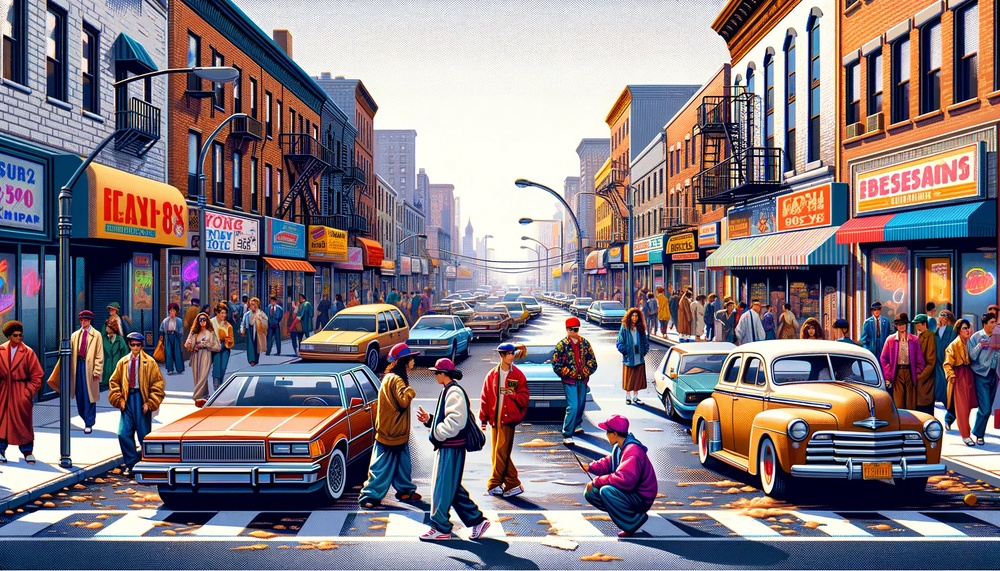
#> input picture street.jpg, 1000 x 571 px, shrunk from 1792 x 1024 before the run
$ python image_HoughLineTransform.py
#> lines starting #> are read from the running program, lines starting #| are printed output that depends on the picture; after the words box and inside, x2 and y2 are one past the last pixel; in counts of white or black regions, pixels touching at a corner belong together
import cv2
import numpy as np

# Load
image_path = 'street.jpg'
image = cv2.imread(image_path)
#> image is the input picture: shape (571, 1000, 3); mean B, G, R 127.2, 120.9, 132.6
gray = cv2.cvtColor(image, cv2.COLOR_BGR2GRAY)
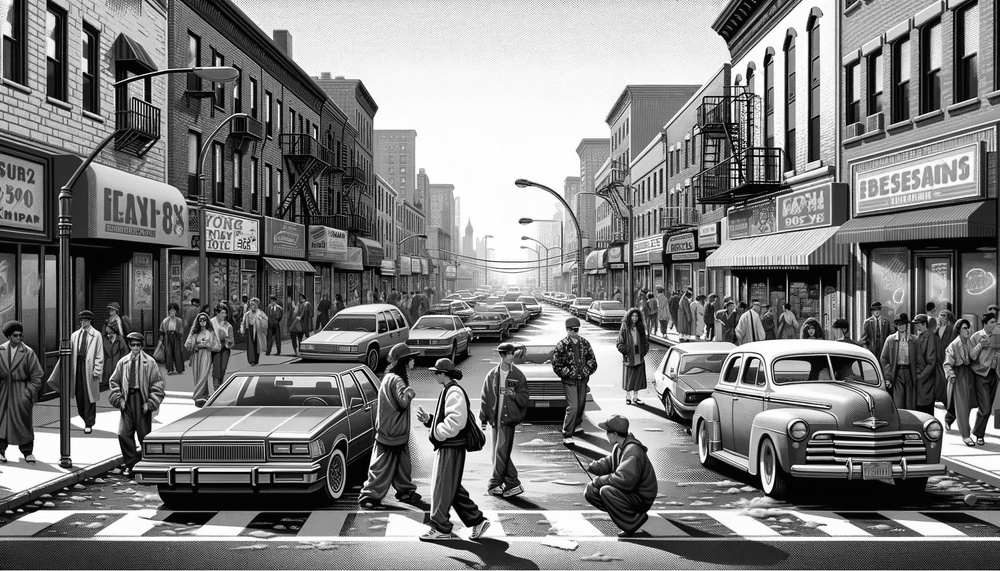
#> gray: shape (571, 1000); min 0, max 255, mean 125.1

# Gblur to make it less busy
blurred = cv2.GaussianBlur(gray, (7, 7), 0)
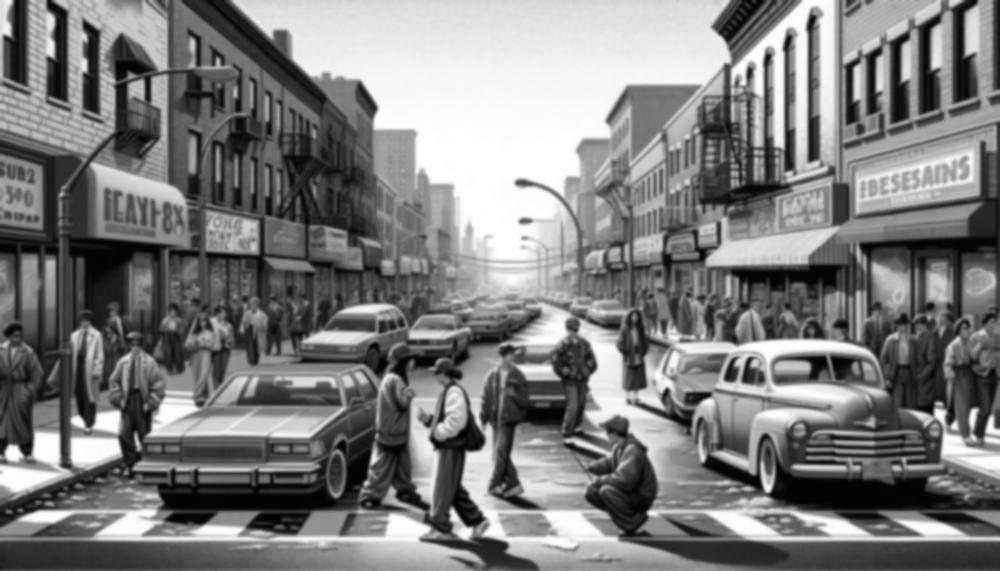
#> blurred: shape (571, 1000); min 3, max 254, mean 125

# Edge detection
edges = cv2.Canny(blurred, 50, 150, apertureSize=3)
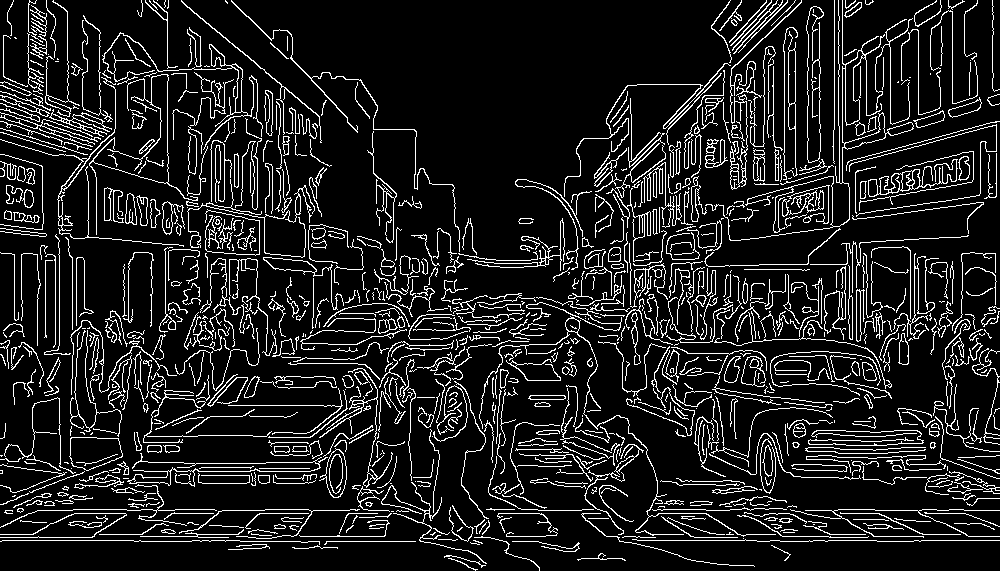
#> edges: shape (571, 1000); 11.8% white in thin lines or dots

# Hough Line Transform
lines = cv2.HoughLinesP(edges, 1, np.pi / 180, threshold=100, minLineLength=100, maxLineGap=10)
#> lines = 86 rows, first 6: [2, 540, 140, 540], [309, 510, 455, 510], [277, 536, 384, 536], [240, 541, 423, 541], [849, 203, 996, 177], [849, 214, 969, 197]

# Draw lines on og
if lines is not None:
    for line in lines:
        x1, y1, x2, y2 = line[0]
        cv2.line(image, (x1, y1), (x2, y2), (0, 0, 255), 2)
#> this loop made 86 passes
#> (x1, y1, x2, y2) on passes 1 to 12: (2, 540, 140, 540), (309, 510, 455, 510), (277, 536, 384, 536), (240, 541, 423, 541), (849, 203, 996, 177), (849, 214, 969, 197), (776, 180, 997, 121), (214, 463, 345, 461), (826, 170, 996, 124), (181, 0, 319, 116), (849, 200, 996, 174), (849, 196, 996, 168)
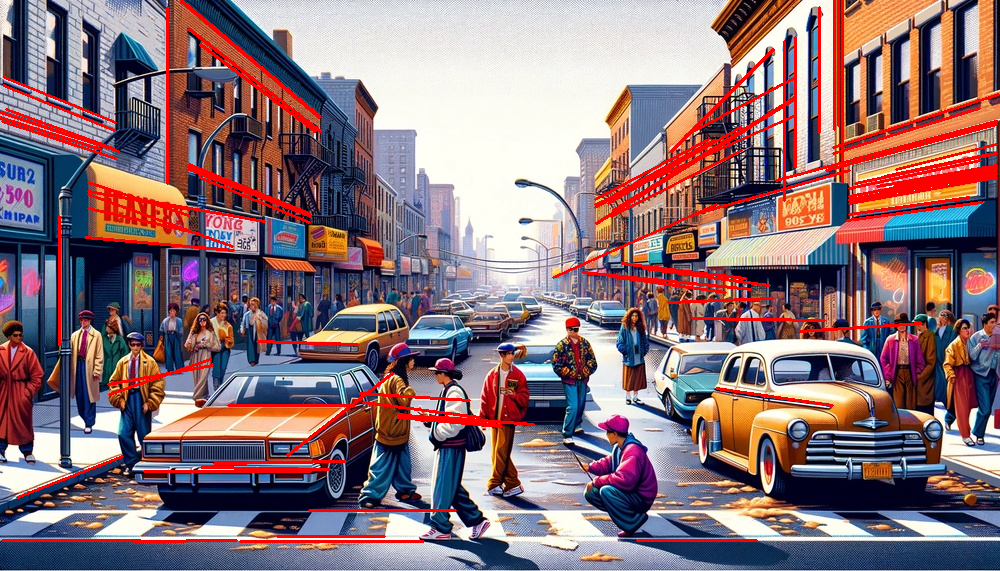
#> image: shape (571, 1000, 3); 5.46% of pixels changed, all inside (x1, y1, x2, y2) = (0, 0, 1000, 543)

# Display
cv2.imshow('Image with Lines', image)
cv2.waitKey(0)
cv2.destroyAllWindows()

$ run again, with balloons.jpg copied over street.jpg
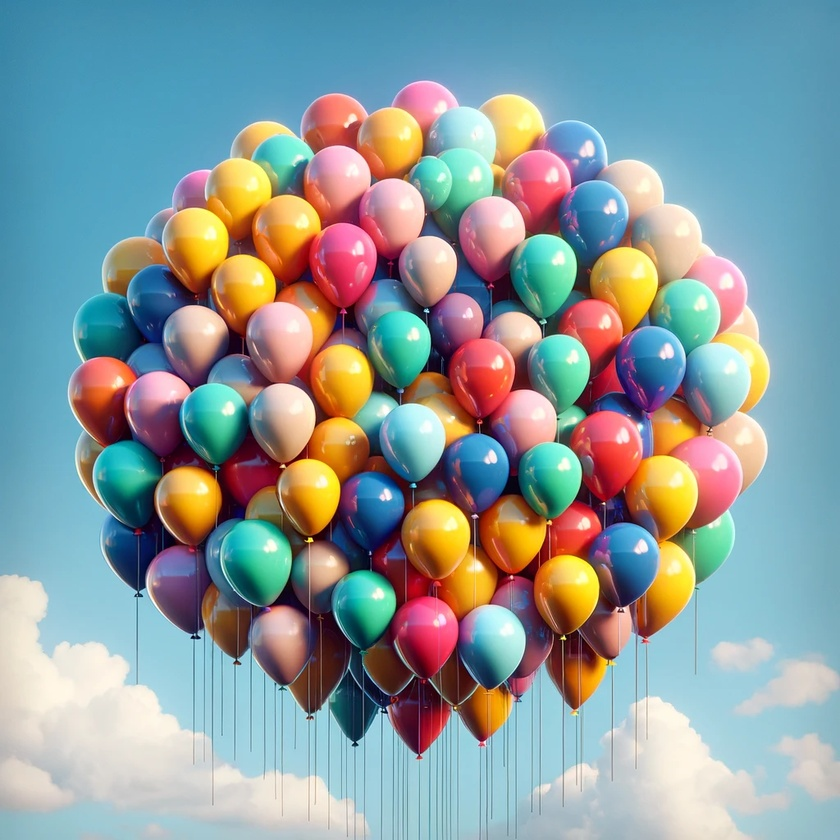
#> input picture balloons.jpg, 840 x 840 px, shrunk from 1024 x 1024 before the run
#> image is the input picture: shape (840, 840, 3); mean B, G, R 156.1, 154.7, 139.9
#> `edges = cv2.Canny(blurred, 50, 150, apertureSize=3)`:
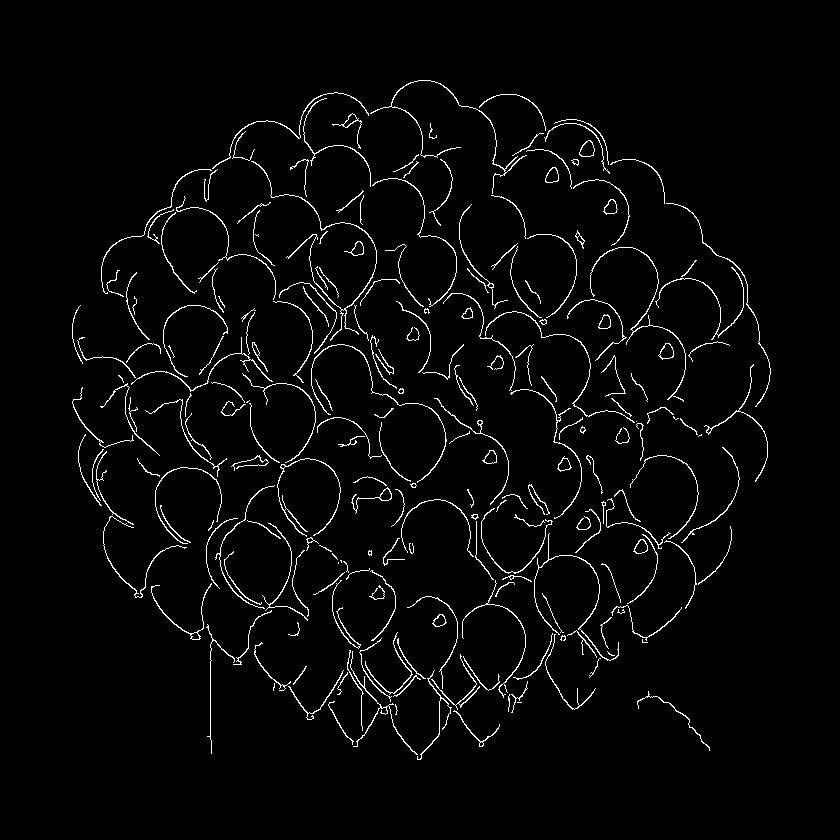
#> edges: shape (840, 840); 2.9% white in thin lines or dots, all inside (x1, y1, x2, y2) = (72, 80, 771, 760)
#> lines = [[210, 739, 210, 633]]
#> the loop `for line in lines:` made 1 pass
#> after the loop `for line in lines:`:
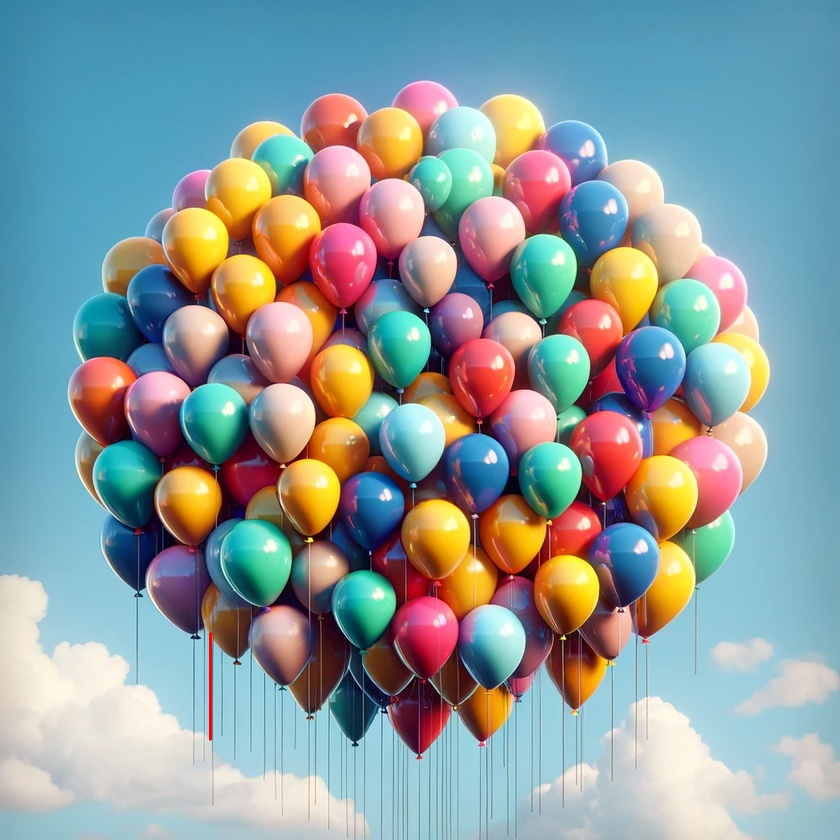
#> image: shape (840, 840, 3); 0.05% of pixels changed, all inside (x1, y1, x2, y2) = (209, 632, 212, 741)

$ run again, with green_light.jpg copied over street.jpg
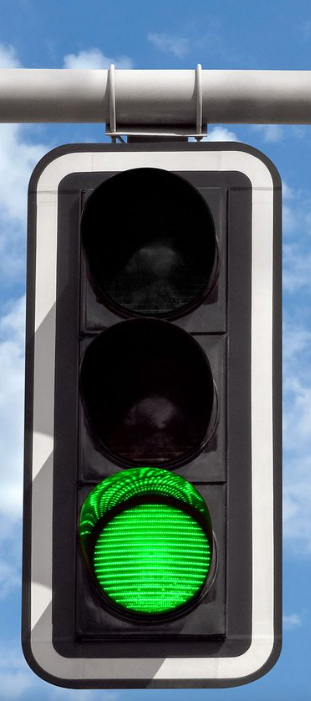
#> input picture green_light.jpg, 311 x 701 px
#> image is the input picture: shape (701, 311, 3); mean B, G, R 113.4, 109, 89.8
#> `edges = cv2.Canny(blurred, 50, 150, apertureSize=3)`:
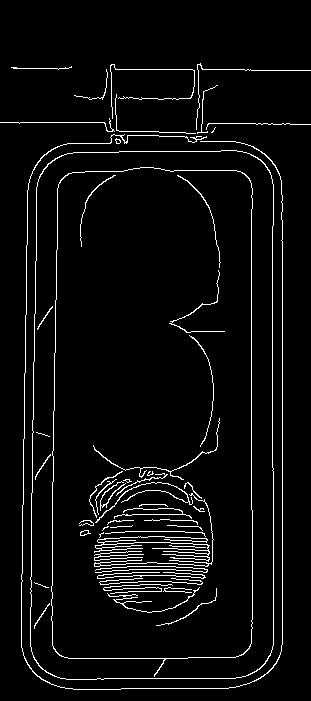
#> edges: shape (701, 311); 4.5% white in thin lines or dots, all inside (x1, y1, x2, y2) = (0, 63, 311, 690)
#> lines = 16 rows, first 6: [282, 644, 282, 195], [251, 509, 251, 209], [32, 472, 34, 314], [24, 426, 28, 183], [52, 546, 53, 433], [272, 470, 272, 226]
#> the loop `for line in lines:` made 16 passes
#> after the loop `for line in lines:`:
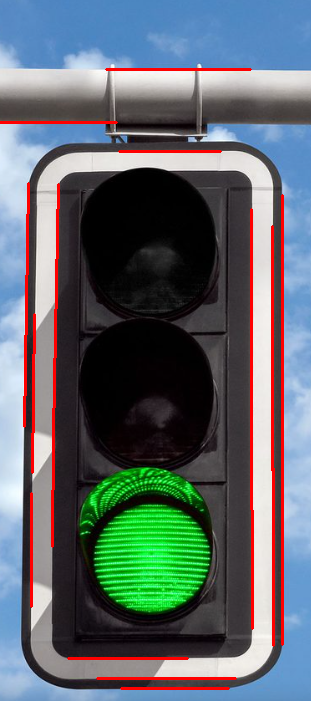
#> image: shape (701, 311, 3); 4% of pixels changed, all inside (x1, y1, x2, y2) = (0, 68, 284, 690)

$ run again, with hart.jpg copied over street.jpg
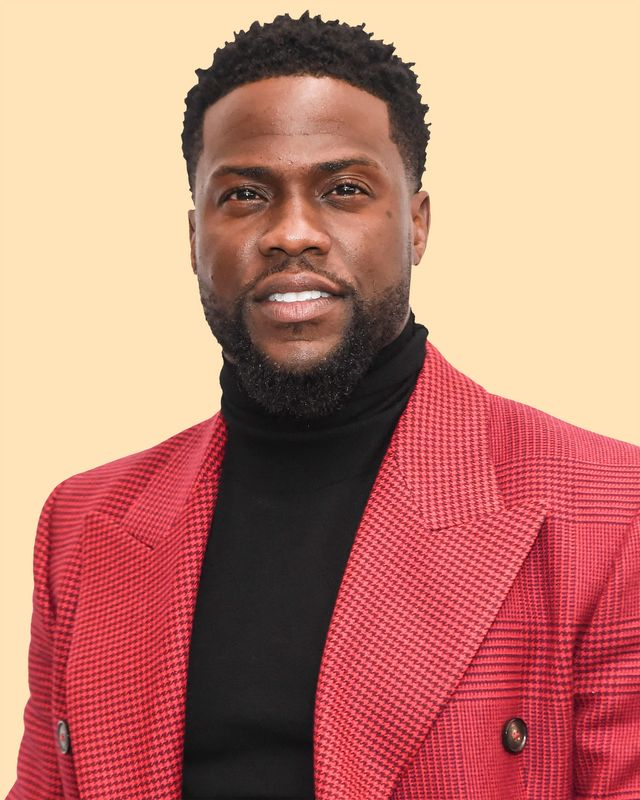
#> input picture hart.jpg, 640 x 800 px
#> image is the input picture: shape (800, 640, 3); mean B, G, R 114.1, 127.9, 190.5
#> `edges = cv2.Canny(blurred, 50, 150, apertureSize=3)`:
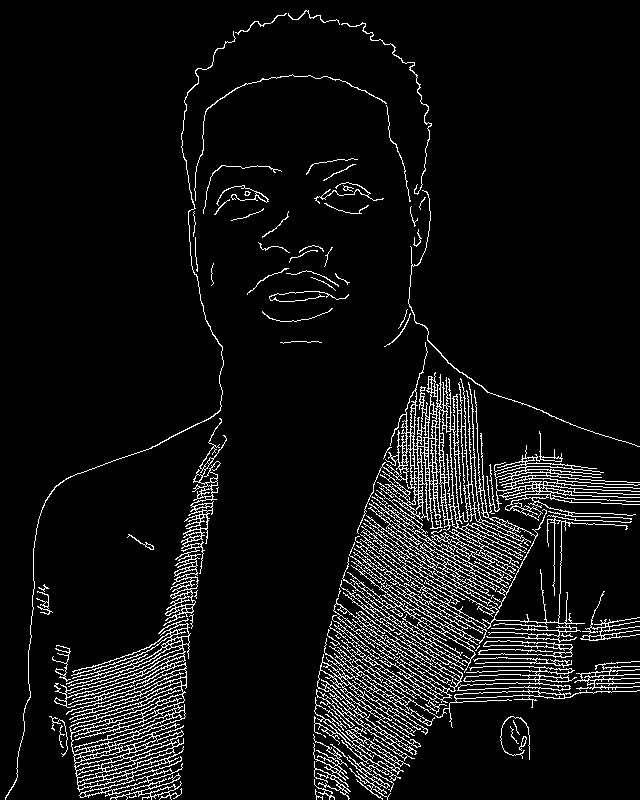
#> edges: shape (800, 640); 6.9% white in thin lines or dots
#> lines = 132 rows, first 6: [412, 715, 423, 387], [315, 699, 481, 658], [314, 749, 595, 468], [401, 770, 407, 420], [313, 734, 518, 529], [315, 698, 446, 693]
#> the loop `for line in lines:` made 132 passes
#> after the loop `for line in lines:`:
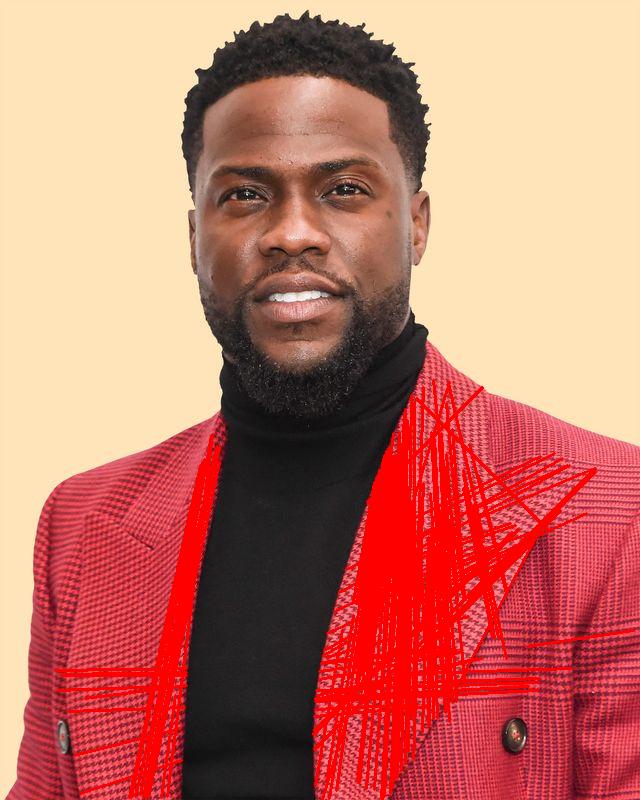
#> image: shape (800, 640, 3); 9.98% of pixels changed, all inside (x1, y1, x2, y2) = (54, 379, 635, 800)
